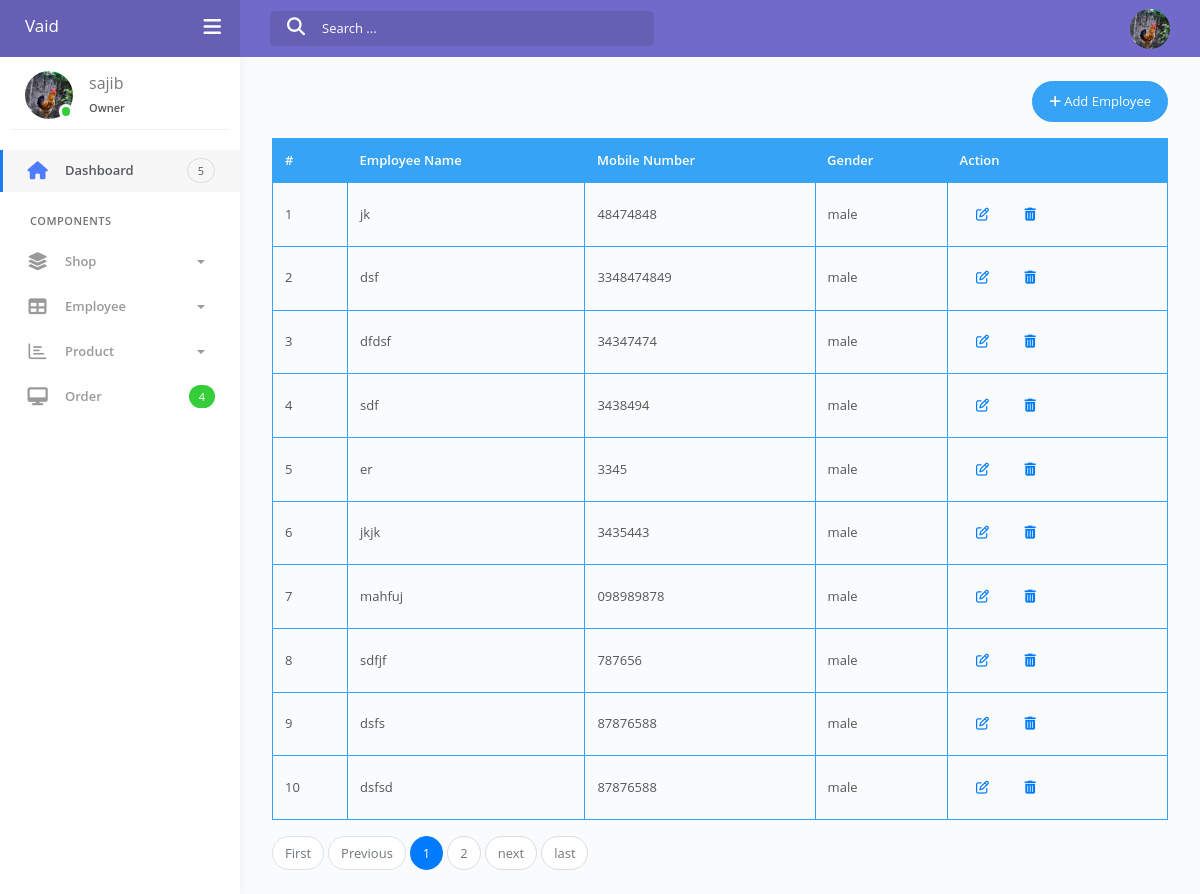
The page /employee/list/ (signed in) on the database as committed earlier.
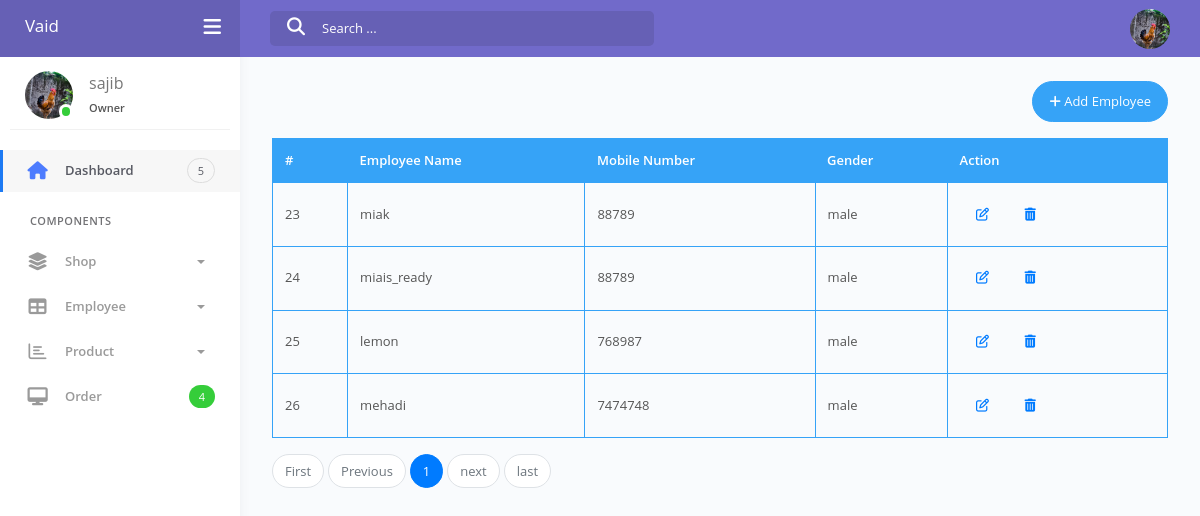
The same page on the database as committed later.
### owners/models.py (models this page shows, shortened)
class Owner(models.Model):
    user            = models.OneToOneField(User, on_delete=models.CASCADE)
    profile_photo   = models.ImageField(upload_to='%d-%m-%y', blank=True, null=True)
    updated         = models.DateTimeField(auto_now=True)
    timestamp       = models.DateTimeField(auto_now_add=True)

### employees/models.py (models this page shows, shortened)
class Employee(models.Model):
    GENDER = (
        ('male', 'Male'),
        ('female', 'Female'),
        ('others', 'Others')
    )
    user            = models.OneToOneField(User, on_delete=models.CASCADE)
    owner           = models.ForeignKey(Owner, on_delete=models.CASCADE, related_name="employees")
    mobile_number   = models.CharField(max_length=11)
    date_of_birth   = models.DateField()
    gender          = models.CharField(max_length=10, choices=GENDER)
    profile_photo   = models.ImageField(upload_to='%d-%m-%y', blank=True, null=True)
    updated_at      = models.DateTimeField(auto_now=True)
    created_at      = models.DateTimeField(auto_now_add=True)

### employees/views.py (the view)
# urls.py: path('list/', employee_list_view, name='list'),
def employee_list_view(request):
    form = UserForm()
    employee_form = EmployeeForm()
    owner = Owner.objects.get(user=request.user)
    employee_qs = owner.employees.all()
    page_number = request.GET.get('page')
    paginator = Paginator(employee_qs, 10)
    page_obj = paginator.get_page(page_number)
    context = {
        'form': form,
        'employee_form': employee_form,
        'page_obj': page_obj
    }
    return render(request, 'employees/employee-list.html', context)

### accounts/forms.py
class UserForm(UserCreationForm):
    class Meta:
        model = User
        fields = ('username', 'email', 'password1', 'password2',)
        widgets = {
            'username': forms.TextInput(attrs={
                                    'placeholder': 'Username',
                                    'id': 'username',
                                }
                            ),
            'email': forms.EmailInput(attrs={
                                    'placeholder': 'Email-Address',
                                    'id': 'email',
                                }
                            )
        }

### employees/forms.py
class EmployeeForm(forms.ModelForm):
    class Meta:
        model = Employee
        fields = [
            'mobile_number',
            'date_of_birth',
            'gender',
            'profile_photo'
        ]

### employees/templates/employees/employee-list.html (shortened to what this page needs)
{% extends 'accounts/dashboard.html' %}
{% load crispy_forms_tags %}
{% block dashboard_content %}
<div class="d-flex">
	<button class="btn btn-info btn-round ml-auto mb-3" data-toggle="modal" data-target="#employeeCreate">
		<i class="fa fa-plus"></i>
		Add Employee
	</button>
</div>
<table class="table table-bordered table-head-bg-info table-bordered-bd-info" id="employee-table">
	<thead>
		<tr>
			<th scope="col">#</th>
			<th scope="col">Employee Name</th>
			<th scope="col">Mobile Number</th>
            <th scope="col">Gender</th>
            <th scope="col">Action</th>
		</tr>
	</thead>
	<tbody>
			{% for emp in page_obj.object_list %}
		<tr>
			<td>{{ emp.id }}</td>
			<td>{{ emp.user.username }}</td>
			<td>{{ emp.mobile_number }}</td>
            <td>{{ emp.gender }}</td>
            <td>
				<button type="button" class="btn btn-link update-employee" data-toggle="modal" data-target="#employeeUpdateModal" data-url="{% url 'employees:update' id=emp.id %}">
				  <i class="fa fa-edit"></i>
				</button>
				<button type="button" data-url="{% url 'employees:delete' id=emp.id %}"class="btn btn-link delete-employee" data-toggle="modal" data-target="#employeeDeleteModal">
  					<i class="fas fa-trash-alt"></i>
				</button>
            </td>
		</tr>
		{% endfor %}
	</tbody>
</table>
<nav aria-label="...">
	<ul class="pagination mb-0">
		<li class="page-item {% if not page_obj.has_previous %}disabled{% endif %}">
			<a class="page-link" href="?page=1">First</a>
		</li>
		<li class="page-item {% if not page_obj.has_previous %}disabled{% endif %}">
			<a class="page-link" href="?page={{ page_obj.start_index|add:-1 }}">Previous</a>
		</li>
		{% for num in page_obj.paginator.page_range %}
		{% if page_obj.number == num %}
		<li class="page-item active"><a class="page-link" href="?page={{ num }}">{{ num }}</a></li>
		{% elif num > page_obj.number|add:"-3" and  num < page_obj.number|add:"3" %}
		<li class="page-item"><a class="page-link" href="?page={{ num }}">{{ num }}</a></li>
		{% endif %}
		{% endfor %}
		<li class="page-item {% if not page_obj.has_next %}disabled{% endif %} ">
			<a class="page-link" href="?page={{ page_obj.start_index|add:1 }}">next</a>
		</li>
		<li class="page-item {% if  page_obj.paginator.num_pages ==  page_obj.start_index %}disabled{% endif %}">
			<a class="page-link" href="?page={{ page_obj.paginator.num_pages }}">last</a>
		</li>
	</ul>
</nav>
{% endblock dashboard_content %}

### accounts/templates/accounts/dashboard.html (shortened to what this page needs)
{% extends 'base.html' %}
{% block content %}
<div class="wrapper">
    <div class="main-header" data-background-color="purple">
        {% include 'dashboard/logo-header.html' %}
        {% include 'dashboard/navbar.html' %}
    </div>
    {% include 'dashboard/sidebar.html' %}
    <div class="main-panel">
        <div class="content">
            <div class="page-inner">
                {% block dashboard_content %}
                {% endblock dashboard_content %}
            </div>
        </div>
    </div>
</div>
{% endblock content %}

### templates/base.html (shortened to what this page needs)
<!DOCTYPE html>
<html lang="en">
<head>
    {% include 'base/css.html' %}
</head>
<body>
    <div class="">
        {% block content %}{% endblock content %}
    </div>
</body>
</html>

### templates/base/css.html (shortened to what this page needs)
{% load static %}
<link rel="stylesheet" href="https://stackpath.bootstrapcdn.com/bootstrap/4.4.1/css/bootstrap.min.css">
<link href="https://stackpath.bootstrapcdn.com/font-awesome/4.7.0/css/font-awesome.min.css" rel="stylesheet">
<link rel="stylesheet" href="{% static 'css/style.css' %}">
<link rel="stylesheet" href="{% static 'css/azzara.min.css' %}">

### templates/dashboard/logo-header.html (shortened to what this page needs)
<div class="logo-header">
    <a href="" class="logo">
        <span style="color: white;">Vaid</span>
    </a>
    <div class="navbar-minimize">
        <button class="btn btn-minimize btn-rounded">
            <i class="fa fa-bars"></i>
        </button>
    </div>
</div>

### templates/dashboard/navbar.html (shortened to what this page needs)
<nav class="navbar navbar-header navbar-expand-lg">
    <div class="container-fluid">
        <div class="collapse" id="search-nav">
            <form class="navbar-left navbar-form nav-search mr-md-3">
                <div class="input-group">
                    <div class="input-group-prepend">
                        <button type="submit" class="btn btn-search pr-1">
                            <i class="fa fa-search search-icon"></i>
                        </button>
                    </div>
                    <input type="text" placeholder="Search ..." class="form-control">
                </div>
            </form>
        </div>
        <ul class="navbar-nav topbar-nav ml-md-auto align-items-center">
            <li class="nav-item dropdown hidden-caret">
                <a class="dropdown-toggle profile-pic" data-toggle="dropdown" href="#" aria-expanded="false">
                    {% if request.user.owner %}
                    <div class="avatar-sm">
                        <img src="{{ request.user.owner.profile_photo.url }}" alt="..." class="avatar-img rounded-circle">
                    </div>
                    {% else %}
                    <div class="avatar-sm">
                        <img src="{{ request.user.employee.profile_photo.url }}" alt="..." class="avatar-img rounded-circle">
                    </div>
                    {% endif %}
                </a>
            </li>
        </ul>
    </div>
</nav>

### templates/dashboard/sidebar.html (shortened to what this page needs)
<div class="sidebar">
    <div class="sidebar-wrapper scrollbar-inner">
        <div class="sidebar-content">
            <div class="user">
                <div class="avatar-sm float-left mr-4">
                    {% if request.user.owner.profile_photo %}
                    <div class="avatar avatar-online">
                        <img src="{{ request.user.owner.profile_photo.url }}" alt="..." class="avatar-img rounded-circle">
                    </div>
                    {% endif %}
                </div>
                <div class="info">
                    <a data-toggle="collapse" href="#collapseExample" aria-expanded="true">
                        <span>
                            <span style="font-size: 16px;font-weight: 400;">{{ request.user.username }}</span>
                            <span class="user-level">Owner</span>
                        </span>
                    </a>
                </div>
            </div>
            <ul class="nav">
                <li class="nav-item active">
                    <a href="/accounts/dashboard/">
                        <i class="fas fa-home"></i>
                        <p>Dashboard</p>
                        <span class="badge badge-count">5</span>
                    </a>
                </li>
                <li class="nav-section">
                    <h4 class="text-section">Components</h4>
                </li>
                <li class="nav-item">
                    <a data-toggle="collapse" href="#base">
                        <i class="fas fa-layer-group"></i>
                        <p>Shop</p>
                        <span class="caret"></span>
                    </a>
                </li>
                <li class="nav-item">
                    <a data-toggle="collapse" href="#employee">
                        <i class="fas fa-table"></i>
                        <p>Employee</p>
                        <span class="caret"></span>
                    </a>
                </li>
                <li class="nav-item">
                    <a data-toggle="collapse" href="#products">
                        <i class="far fa-chart-bar"></i>
                        <p>Product</p>
                        <span class="caret"></span>
                    </a>
                </li>
                <li class="nav-item">
                    <a href="">
                        <i class="fas fa-desktop"></i>
                        <p>Order</p>
                        <span class="badge badge-count badge-success">4</span>
                    </a>
                </li>
            </ul>
        </div>
    </div>
</div>

### templates/base/js.html (shortened to what this page needs)
{% load static %}

### static-storage/css/style.css (style rules this page uses)
* { margin: 0; padding: 0; }

Rows that differ between the two databases and show on the page:
removed Employee: id "1", user.username "jk", mobile_number "48474848", gender "male"
removed Employee: id "2", user.username "dsf", mobile_number "3348474849", gender "male"
removed Employee: id "3", user.username "dfdsf", mobile_number "34347474", gender "male"
removed Employee: id "4", user.username "sdf", mobile_number "3438494", gender "male"
removed Employee: id "5", user.username "er", mobile_number "3345", gender "male"
removed Employee: id "6", user.username "jkjk", mobile_number "3435443", gender "male"
removed Employee: id "7", user.username "mahfuj", mobile_number "098989878", gender "male"
removed Employee: id "8", user.username "sdfjf", mobile_number "787656", gender "male"
removed Employee: id "9", user.username "dsfs", mobile_number "87876588", gender "male"
removed Employee: id "10", user.username "dsfsd", mobile_number "87876588", gender "male"
added Employee: id "23", user.username "miak", mobile_number "88789", gender "male"
added Employee: id "24", user.username "miais_ready", mobile_number "88789", gender "male"
added Employee: id "25", user.username "lemon", mobile_number "768987", gender "male"
added Employee: id "26", user.username "mehadi", mobile_number "7474748", gender "male"
Other text that changed with them:
list line gone: "2"
